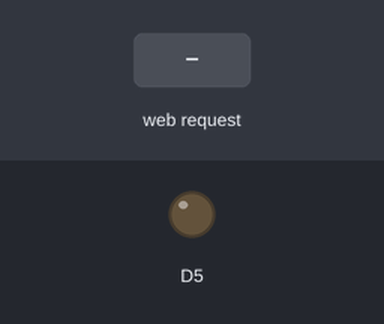
Bench run of a program on a simulated ESP8266 (NodeMCU). Shown: output pins drawn as LEDs (lit = HIGH). Dashed ring = blinking. Inputs (shaded band) come from the test bench. WiFi joins after 1.5 s; servers stay silent unless stated; what the program prints to the serial monitor is not drawn.

Above: at 2.7 s.
2.8 s: HTTP request GET /on received
At 3.25 s:
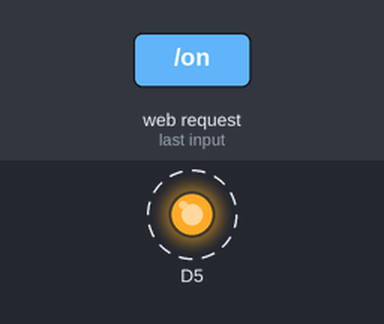
5.8 s: HTTP request GET /off received
At 5.8 s:
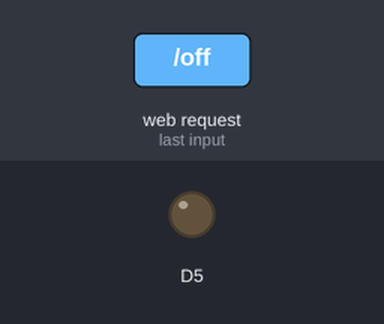
Timing chart, 0 to 8.8 s (numbered marks = the images above; inputs shaded):
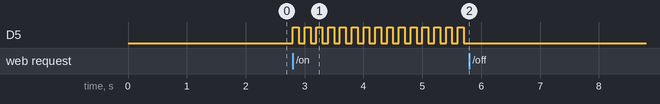

The program:

main.cpp
```cpp
#include <Arduino.h>
#include <ESP8266WiFi.h>
#include <ESP8266WebServer.h>
#include <ESP8266mDNS.h>
#include <WiFiUdp.h>
#include <ArduinoOTA.h>

ESP8266WebServer server(80);
//*************** variables

#define SSID_Name "IOTAP"
#define PASSWD "102030ahmad"
void turn_led_off();
void receive_update();
boolean blink_flag = false;
boolean update_flag = true;
float update_timer=0;
void setup()
{
  Serial.begin(115200);
  WiFi.begin(SSID_Name, PASSWD);
  Serial.println();
  Serial.println("Wifi is Connecting.....");

  while (WiFi.status() != WL_CONNECTED)
  {
    delay(500);
    Serial.print(".");
  }
  ArduinoOTA.onStart([]() {
    String type;
    if (ArduinoOTA.getCommand() == U_FLASH)
    {
      type = "sketch";
    }
    else
    { // U_SPIFFS
      type = "filesystem";
    }

    // NOTE: if updating SPIFFS this would be the place to unmount SPIFFS using SPIFFS.end()
    Serial.println("Start updating " + type);
  });
  ArduinoOTA.onEnd([]() {
    Serial.println("\nEnd");
  });
  ArduinoOTA.onProgress([](unsigned int progress, unsigned int total) {
    Serial.printf("Progress: %u%%\r", (progress / (total / 100)));
  });
  ArduinoOTA.onError([](ota_error_t error) {
    Serial.printf("Error[%u]: ", error);
    if (error == OTA_AUTH_ERROR)
    {
      Serial.println("Auth Failed");
    }
    else if (error == OTA_BEGIN_ERROR)
    {
      Serial.println("Begin Failed");
    }
    else if (error == OTA_CONNECT_ERROR)
    {
      Serial.println("Connect Failed");
    }
    else if (error == OTA_RECEIVE_ERROR)
    {
      Serial.println("Receive Failed");
    }
    else if (error == OTA_END_ERROR)
    {
      Serial.println("End Failed");
    }
  });
  ArduinoOTA.begin();
  Serial.println("Ready");
  Serial.print("IP address: ");
  Serial.println(WiFi.localIP());

  server.begin();
  server.onNotFound([]() {
    server.send(404, "text/html", "<h1>Error page not Found</h1>");
  });
  server.on("/", []() {
    server.sendHeader("Access-Control-Allow-Origin", "*");
    server.send(200, "text/html", "<h1><p style="
                                  "text-align:center;"
                                  ">"
                                  "	HalloWorld!	 </p></h1>"
                                  "Access-Control-Allow-Origin: *");
  });

  server.on("/on", []() {
    server.sendHeader("Access-Control-Allow-Origin", "*");
    server.send(200, "text/plain", "Led is turned on");
    blink_flag = true;
  });
  server.on("/off", []() {
    server.sendHeader("Access-Control-Allow-Origin", "*");
    server.send(200, "text/plain", "Led is turned off");
    blink_flag = false;
  });
  server.on("/update", []() {
    server.sendHeader("Access-Control-Allow-Origin", "*");
    server.send(200,"text/plain" ,"System is ready to be updated ....");
    receive_update();
     });
     server.on("/reset", []() {
       server.sendHeader("Access-Control-Allow-Origin", "*");
       server.send(200,"text/plain" ,"ESP will bes rested");
       delay(1000);
       ESP.restart();
        });

  pinMode(D5, OUTPUT);
}
//*************************************** Loop
void loop()
{
  //  ArduinoOTA.handle();

  server.handleClient();
  if (blink_flag)
  {
    digitalWrite(D5, HIGH);
    delay(100);
    digitalWrite(D5, LOW);
    delay(100);
  }
  if (!blink_flag)
  {
    digitalWrite(D5, LOW);
  }
  // put your main code here, to run repeatedly:
}


// the OTA update Function that allow us to update the
// firmware from the web without need to reset or any thing else
// just press on update and you you will be ready

void receive_update()
{
  update_timer=millis();
  while (millis() - update_timer < 15000)
  {
    Serial.print(".");
    ArduinoOTA.handle();
    delay(50);
  }
  Serial.println();
  Serial.println("Update is complete");
  Serial.println("System Restart in 5.......");
  delay(5000);
  ESP.restart();
}
```

src2.cpp
```cpp
// //
// // A simple server implementation showing how to:
// //  * serve static messages
// //  * read GET and POST parameters
// //  * handle missing pages / 404s
// //

// #include <Arduino.h>
// #include <ESP8266WiFi.h>
// #include <ESPAsyncTCP.h>
// #include <ESPAsyncWebServer.h>

// AsyncWebServer server(80);

// const char *ssid = "Mahya";
// const char *password = "102030ugd";

// const char *PARAM_MESSAGE = "message";

// void notFound(AsyncWebServerRequest *request)
// {
//     request->send(404, "text/plain", "Not found");
// }

// void setup()
// {

//     Serial.begin(115200);
//     WiFi.mode(WIFI_STA);
//     WiFi.begin(ssid, password);
//     if (WiFi.waitForConnectResult() != WL_CONNECTED)
//     {
//         Serial.printf("WiFi Failed!\n");
//         return;
//     }
//     Serial.println();
//     Serial.print("IP Address: ");
//     Serial.println(WiFi.localIP());

//     server.on("/", HTTP_GET, [](AsyncWebServerRequest *request) {
//         request->send(200, "text/plain", "Hello, world");
//     });

//     // Send a GET request to <IP>/get?message=<message>
//     server.on("/get", HTTP_GET, [](AsyncWebServerRequest *request) {
//         String message;
//         if (request->hasParam(PARAM_MESSAGE))
//         {
//             message = request->getParam(PARAM_MESSAGE)->value();
//         }
//         else
//         {
//             message = "you will be redirected in 5 sec...";
//             // delay(5000);
//         }
//         request->send(200, "text/plain", "Hello, GET: " + message);
//     });
//     server.on("/red", HTTP_GET, [](AsyncWebServerRequest *request) {
//         request->redirect("/");
//     });

//     // Send a POST request to <IP>/post with a form field message set to <message>
//     server.on("/post", HTTP_POST, [](AsyncWebServerRequest *request) {
//         String message;
//         if (request->hasParam(PARAM_MESSAGE, true))
//         {
//             message = request->getParam(PARAM_MESSAGE, true)->value();
//         }
//         else
//         {
//             message = "No message sent";
//         }
//         request->send(200, "text/plain", "Hello, POST: " + message);
//     });

//     server.onNotFound(notFound);

//     server.begin();
// }

// void loop()
// {
// }
```

Measured:
- after the input at 2.8 s, D5: alternates HIGH for 0.10 s and LOW for 0.10 s, starting at once
- after the input at 5.8 s, D5: stops changing and stays LOW
